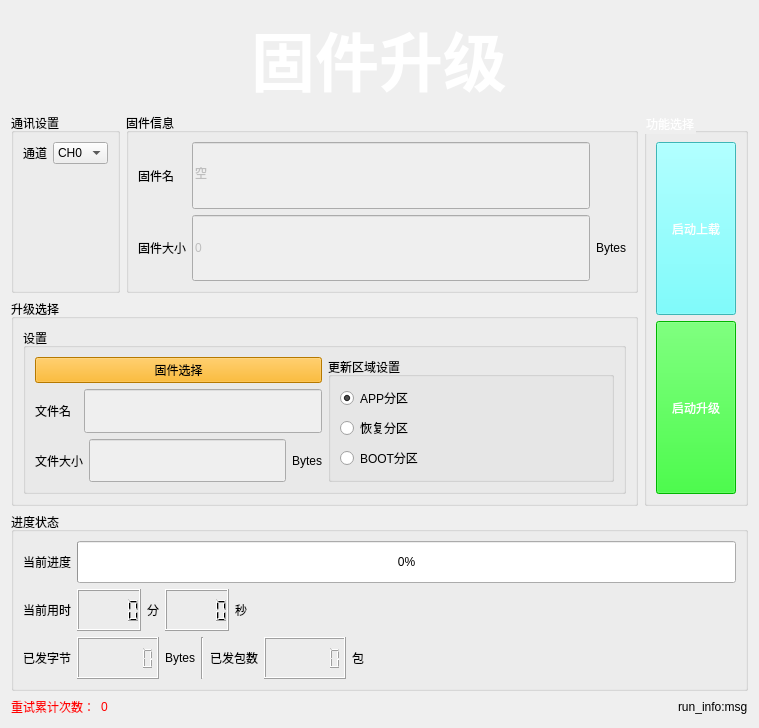
<?xml version="1.0" encoding="UTF-8"?>
<ui version="4.0">
 <class>updatefw_window</class>
 <widget class="QWidget" name="updatefw_window">
  <property name="geometry">
   <rect>
    <x>0</x>
    <y>0</y>
    <width>759</width>
    <height>728</height>
   </rect>
  </property>
  <property name="windowTitle">
   <string>Form</string>
  </property>
  <property name="styleSheet">
   <string notr="true"/>
  </property>
  <layout class="QGridLayout" name="gridLayout_5">
   <item row="0" column="0" colspan="3">
    <layout class="QGridLayout" name="gridLayout">
     <item row="0" column="0" alignment="Qt::AlignHCenter|Qt::AlignVCenter">
      <widget class="QLabel" name="label">
       <property name="styleSheet">
        <string notr="true">color: rgb(255, 255, 255);</string>
       </property>
       <property name="text">
        <string>&lt;html&gt;&lt;head/&gt;&lt;body&gt;&lt;p align=&quot;center&quot;&gt;&lt;span style=&quot; font-size:48pt; font-weight:600;&quot;&gt;固件升级&lt;/span&gt;&lt;/p&gt;&lt;/body&gt;&lt;/html&gt;</string>
       </property>
      </widget>
     </item>
    </layout>
   </item>
   <item row="1" column="1">
    <layout class="QGridLayout" name="info_gridLayout">
     <item row="1" column="0">
      <widget class="QGroupBox" name="info_groupBox">
       <property name="sizePolicy">
        <sizepolicy hsizetype="Preferred" vsizetype="Preferred">
         <horstretch>0</horstretch>
         <verstretch>0</verstretch>
        </sizepolicy>
       </property>
       <property name="styleSheet">
        <string notr="true"/>
       </property>
       <property name="title">
        <string>固件信息</string>
       </property>
       <layout class="QGridLayout" name="gridLayout_3">
        <item row="1" column="1">
         <widget class="QLineEdit" name="frimware_size">
          <property name="enabled">
           <bool>false</bool>
          </property>
          <property name="sizePolicy">
           <sizepolicy hsizetype="Expanding" vsizetype="MinimumExpanding">
            <horstretch>0</horstretch>
            <verstretch>0</verstretch>
           </sizepolicy>
          </property>
          <property name="text">
           <string>0</string>
          </property>
         </widget>
        </item>
        <item row="1" column="0">
         <widget class="QLabel" name="frimware_size_label">
          <property name="text">
           <string>固件大小</string>
          </property>
         </widget>
        </item>
        <item row="0" column="1">
         <widget class="QLineEdit" name="frimware_name">
          <property name="enabled">
           <bool>false</bool>
          </property>
          <property name="sizePolicy">
           <sizepolicy hsizetype="Expanding" vsizetype="MinimumExpanding">
            <horstretch>0</horstretch>
            <verstretch>0</verstretch>
           </sizepolicy>
          </property>
          <property name="text">
           <string>空</string>
          </property>
         </widget>
        </item>
        <item row="1" column="2">
         <widget class="QLabel" name="label_3">
          <property name="text">
           <string>Bytes</string>
          </property>
         </widget>
        </item>
        <item row="0" column="0">
         <widget class="QLabel" name="frimware_label">
          <property name="text">
           <string>固件名</string>
          </property>
         </widget>
        </item>
       </layout>
      </widget>
     </item>
    </layout>
   </item>
   <item row="1" column="0">
    <widget class="QGroupBox" name="update_com_groupBox">
     <property name="sizePolicy">
      <sizepolicy hsizetype="Preferred" vsizetype="Preferred">
       <horstretch>0</horstretch>
       <verstretch>0</verstretch>
      </sizepolicy>
     </property>
     <property name="title">
      <string>通讯设置</string>
     </property>
     <layout class="QGridLayout" name="gridLayout_6">
      <item row="0" column="0">
       <widget class="QLabel" name="label_4">
        <property name="text">
         <string>通道</string>
        </property>
       </widget>
      </item>
      <item row="0" column="1">
       <widget class="QComboBox" name="update_ch_comboBox">
        <item>
         <property name="text">
          <string>CH0</string>
         </property>
        </item>
        <item>
         <property name="text">
          <string>CH1</string>
         </property>
        </item>
       </widget>
      </item>
      <item row="1" column="1">
       <spacer name="verticalSpacer">
        <property name="orientation">
         <enum>Qt::Vertical</enum>
        </property>
        <property name="sizeHint" stdset="0">
         <size>
          <width>20</width>
          <height>40</height>
         </size>
        </property>
       </spacer>
      </item>
     </layout>
    </widget>
   </item>
   <item row="1" column="2" rowspan="2">
    <widget class="QGroupBox" name="groupBox_2">
     <property name="sizePolicy">
      <sizepolicy hsizetype="Preferred" vsizetype="Preferred">
       <horstretch>0</horstretch>
       <verstretch>0</verstretch>
      </sizepolicy>
     </property>
     <property name="styleSheet">
      <string notr="true">color: rgb(255, 255, 255);</string>
     </property>
     <property name="title">
      <string>功能选择</string>
     </property>
     <layout class="QVBoxLayout" name="verticalLayout_3">
      <item>
       <widget class="QPushButton" name="start_upload_button">
        <property name="sizePolicy">
         <sizepolicy hsizetype="Minimum" vsizetype="Preferred">
          <horstretch>0</horstretch>
          <verstretch>0</verstretch>
         </sizepolicy>
        </property>
        <property name="styleSheet">
         <string notr="true">background-color: rgb(85, 255, 255);</string>
        </property>
        <property name="text">
         <string>启动上载</string>
        </property>
       </widget>
      </item>
      <item>
       <widget class="QPushButton" name="start_update_button">
        <property name="sizePolicy">
         <sizepolicy hsizetype="Minimum" vsizetype="Preferred">
          <horstretch>0</horstretch>
          <verstretch>0</verstretch>
         </sizepolicy>
        </property>
        <property name="styleSheet">
         <string notr="true">background-color: rgb(0, 255, 0);</string>
        </property>
        <property name="text">
         <string>启动升级</string>
        </property>
       </widget>
      </item>
     </layout>
    </widget>
   </item>
   <item row="2" column="0" colspan="2">
    <layout class="QGridLayout" name="update_gridLayout">
     <item row="0" column="0">
      <widget class="QGroupBox" name="update_groupBox">
       <property name="sizePolicy">
        <sizepolicy hsizetype="Preferred" vsizetype="Preferred">
         <horstretch>0</horstretch>
         <verstretch>0</verstretch>
        </sizepolicy>
       </property>
       <property name="styleSheet">
        <string notr="true"/>
       </property>
       <property name="title">
        <string>升级选择</string>
       </property>
       <layout class="QGridLayout" name="gridLayout_8">
        <item row="0" column="0">
         <widget class="QGroupBox" name="groupBox">
          <property name="sizePolicy">
           <sizepolicy hsizetype="Preferred" vsizetype="Preferred">
            <horstretch>0</horstretch>
            <verstretch>0</verstretch>
           </sizepolicy>
          </property>
          <property name="title">
           <string>设置</string>
          </property>
          <layout class="QGridLayout" name="gridLayout_4">
           <item row="0" column="0">
            <layout class="QVBoxLayout" name="verticalLayout">
             <item>
              <widget class="QPushButton" name="frimware_sel_button">
               <property name="styleSheet">
                <string notr="true">background-color: rgb(255, 170, 0);</string>
               </property>
               <property name="text">
                <string>固件选择</string>
               </property>
              </widget>
             </item>
             <item>
              <layout class="QHBoxLayout" name="horizontalLayout_8">
               <item>
                <widget class="QLabel" name="file_name_label">
                 <property name="text">
                  <string>文件名  </string>
                 </property>
                </widget>
               </item>
               <item>
                <widget class="QLineEdit" name="file_name">
                 <property name="enabled">
                  <bool>false</bool>
                 </property>
                 <property name="sizePolicy">
                  <sizepolicy hsizetype="Expanding" vsizetype="MinimumExpanding">
                   <horstretch>0</horstretch>
                   <verstretch>0</verstretch>
                  </sizepolicy>
                 </property>
                </widget>
               </item>
              </layout>
             </item>
             <item>
              <layout class="QHBoxLayout" name="horizontalLayout_9">
               <item>
                <widget class="QLabel" name="file_size_label">
                 <property name="text">
                  <string>文件大小</string>
                 </property>
                </widget>
               </item>
               <item>
                <widget class="QLineEdit" name="file_size">
                 <property name="enabled">
                  <bool>false</bool>
                 </property>
                 <property name="sizePolicy">
                  <sizepolicy hsizetype="Expanding" vsizetype="MinimumExpanding">
                   <horstretch>0</horstretch>
                   <verstretch>0</verstretch>
                  </sizepolicy>
                 </property>
                </widget>
               </item>
               <item>
                <widget class="QLabel" name="label_2">
                 <property name="text">
                  <string>Bytes</string>
                 </property>
                </widget>
               </item>
              </layout>
             </item>
            </layout>
           </item>
           <item row="0" column="2">
            <widget class="QGroupBox" name="update_parttion_groupBox">
             <property name="title">
              <string>更新区域设置</string>
             </property>
             <layout class="QGridLayout" name="gridLayout_7">
              <item row="1" column="0">
               <widget class="QRadioButton" name="restore_radioButton">
                <property name="sizePolicy">
                 <sizepolicy hsizetype="Expanding" vsizetype="Fixed">
                  <horstretch>0</horstretch>
                  <verstretch>0</verstretch>
                 </sizepolicy>
                </property>
                <property name="text">
                 <string>恢复分区</string>
                </property>
               </widget>
              </item>
              <item row="0" column="0">
               <widget class="QRadioButton" name="app_radioButton">
                <property name="sizePolicy">
                 <sizepolicy hsizetype="Expanding" vsizetype="Fixed">
                  <horstretch>0</horstretch>
                  <verstretch>0</verstretch>
                 </sizepolicy>
                </property>
                <property name="text">
                 <string>APP分区</string>
                </property>
                <property name="checked">
                 <bool>true</bool>
                </property>
               </widget>
              </item>
              <item row="2" column="0">
               <widget class="QRadioButton" name="boot_radioButton">
                <property name="text">
                 <string>BOOT分区</string>
                </property>
               </widget>
              </item>
             </layout>
            </widget>
           </item>
          </layout>
         </widget>
        </item>
       </layout>
      </widget>
     </item>
    </layout>
   </item>
   <item row="3" column="0" colspan="3">
    <layout class="QGridLayout" name="upgrade_gridLayout">
     <item row="0" column="1">
      <widget class="QGroupBox" name="upgrade_groupBox">
       <property name="sizePolicy">
        <sizepolicy hsizetype="Preferred" vsizetype="Expanding">
         <horstretch>0</horstretch>
         <verstretch>0</verstretch>
        </sizepolicy>
       </property>
       <property name="styleSheet">
        <string notr="true"/>
       </property>
       <property name="title">
        <string>进度状态</string>
       </property>
       <layout class="QGridLayout" name="gridLayout_2">
        <item row="0" column="0">
         <layout class="QHBoxLayout" name="horizontalLayout_7">
          <item>
           <widget class="QLabel" name="progress_label">
            <property name="text">
             <string>当前进度</string>
            </property>
           </widget>
          </item>
          <item>
           <widget class="QProgressBar" name="upgrade_progressBar">
            <property name="sizePolicy">
             <sizepolicy hsizetype="Expanding" vsizetype="Preferred">
              <horstretch>0</horstretch>
              <verstretch>0</verstretch>
             </sizepolicy>
            </property>
            <property name="value">
             <number>0</number>
            </property>
           </widget>
          </item>
         </layout>
        </item>
        <item row="1" column="0">
         <layout class="QHBoxLayout" name="horizontalLayout_6">
          <item>
           <widget class="QLabel" name="time_cnt_label">
            <property name="text">
             <string>当前用时</string>
            </property>
           </widget>
          </item>
          <item>
           <layout class="QHBoxLayout" name="horizontalLayout">
            <item>
             <widget class="QLCDNumber" name="min_lcdNumber">
              <property name="sizePolicy">
               <sizepolicy hsizetype="Preferred" vsizetype="Preferred">
                <horstretch>0</horstretch>
                <verstretch>0</verstretch>
               </sizepolicy>
              </property>
             </widget>
            </item>
            <item>
             <widget class="QLabel" name="min_label">
              <property name="text">
               <string>分</string>
              </property>
             </widget>
            </item>
            <item>
             <widget class="QLCDNumber" name="sec_lcdNumber">
              <property name="sizePolicy">
               <sizepolicy hsizetype="Preferred" vsizetype="Preferred">
                <horstretch>0</horstretch>
                <verstretch>0</verstretch>
               </sizepolicy>
              </property>
             </widget>
            </item>
            <item>
             <widget class="QLabel" name="sec_label">
              <property name="text">
               <string>秒</string>
              </property>
             </widget>
            </item>
            <item>
             <spacer name="horizontalSpacer_2">
              <property name="orientation">
               <enum>Qt::Horizontal</enum>
              </property>
              <property name="sizeHint" stdset="0">
               <size>
                <width>40</width>
                <height>20</height>
               </size>
              </property>
             </spacer>
            </item>
           </layout>
          </item>
         </layout>
        </item>
        <item row="2" column="0">
         <layout class="QHBoxLayout" name="horizontalLayout_5">
          <item>
           <layout class="QHBoxLayout" name="horizontalLayout_4">
            <item>
             <widget class="QLabel" name="bytes_label">
              <property name="text">
               <string>已发字节</string>
              </property>
             </widget>
            </item>
            <item alignment="Qt::AlignLeft">
             <widget class="QLCDNumber" name="bytes_lcdNumber">
              <property name="sizePolicy">
               <sizepolicy hsizetype="Preferred" vsizetype="Preferred">
                <horstretch>0</horstretch>
                <verstretch>0</verstretch>
               </sizepolicy>
              </property>
              <property name="digitCount">
               <number>7</number>
              </property>
             </widget>
            </item>
           </layout>
          </item>
          <item>
           <widget class="QLabel" name="byte_symbol_label">
            <property name="text">
             <string>Bytes</string>
            </property>
           </widget>
          </item>
          <item>
           <layout class="QHBoxLayout" name="horizontalLayout_2">
            <item>
             <widget class="Line" name="line_2">
              <property name="orientation">
               <enum>Qt::Vertical</enum>
              </property>
             </widget>
            </item>
            <item alignment="Qt::AlignRight">
             <widget class="QLabel" name="package_label">
              <property name="text">
               <string>已发包数</string>
              </property>
             </widget>
            </item>
            <item alignment="Qt::AlignLeft">
             <widget class="QLCDNumber" name="package_lcdNumber">
              <property name="digitCount">
               <number>7</number>
              </property>
             </widget>
            </item>
            <item>
             <widget class="QLabel" name="package_symbol_label">
              <property name="text">
               <string>包</string>
              </property>
             </widget>
            </item>
            <item>
             <spacer name="horizontalSpacer_3">
              <property name="orientation">
               <enum>Qt::Horizontal</enum>
              </property>
              <property name="sizeHint" stdset="0">
               <size>
                <width>40</width>
                <height>20</height>
               </size>
              </property>
             </spacer>
            </item>
           </layout>
          </item>
         </layout>
        </item>
       </layout>
      </widget>
     </item>
    </layout>
   </item>
   <item row="4" column="0" colspan="3">
    <layout class="QHBoxLayout" name="horizontalLayout_3">
     <item>
      <widget class="QLabel" name="error_label">
       <property name="styleSheet">
        <string notr="true">color: rgb(255, 0, 0);</string>
       </property>
       <property name="text">
        <string>重试累计次数：</string>
       </property>
      </widget>
     </item>
     <item alignment="Qt::AlignHCenter|Qt::AlignVCenter">
      <widget class="QLabel" name="error_cnt_label">
       <property name="styleSheet">
        <string notr="true">color: rgb(255, 0, 0);</string>
       </property>
       <property name="text">
        <string>0</string>
       </property>
      </widget>
     </item>
     <item>
      <spacer name="horizontalSpacer">
       <property name="orientation">
        <enum>Qt::Horizontal</enum>
       </property>
       <property name="sizeHint" stdset="0">
        <size>
         <width>508</width>
         <height>20</height>
        </size>
       </property>
      </spacer>
     </item>
     <item>
      <widget class="QLabel" name="run_info_msg">
       <property name="text">
        <string>run_info:msg</string>
       </property>
      </widget>
     </item>
    </layout>
   </item>
  </layout>
 </widget>
 <resources/>
 <connections/>
</ui>
